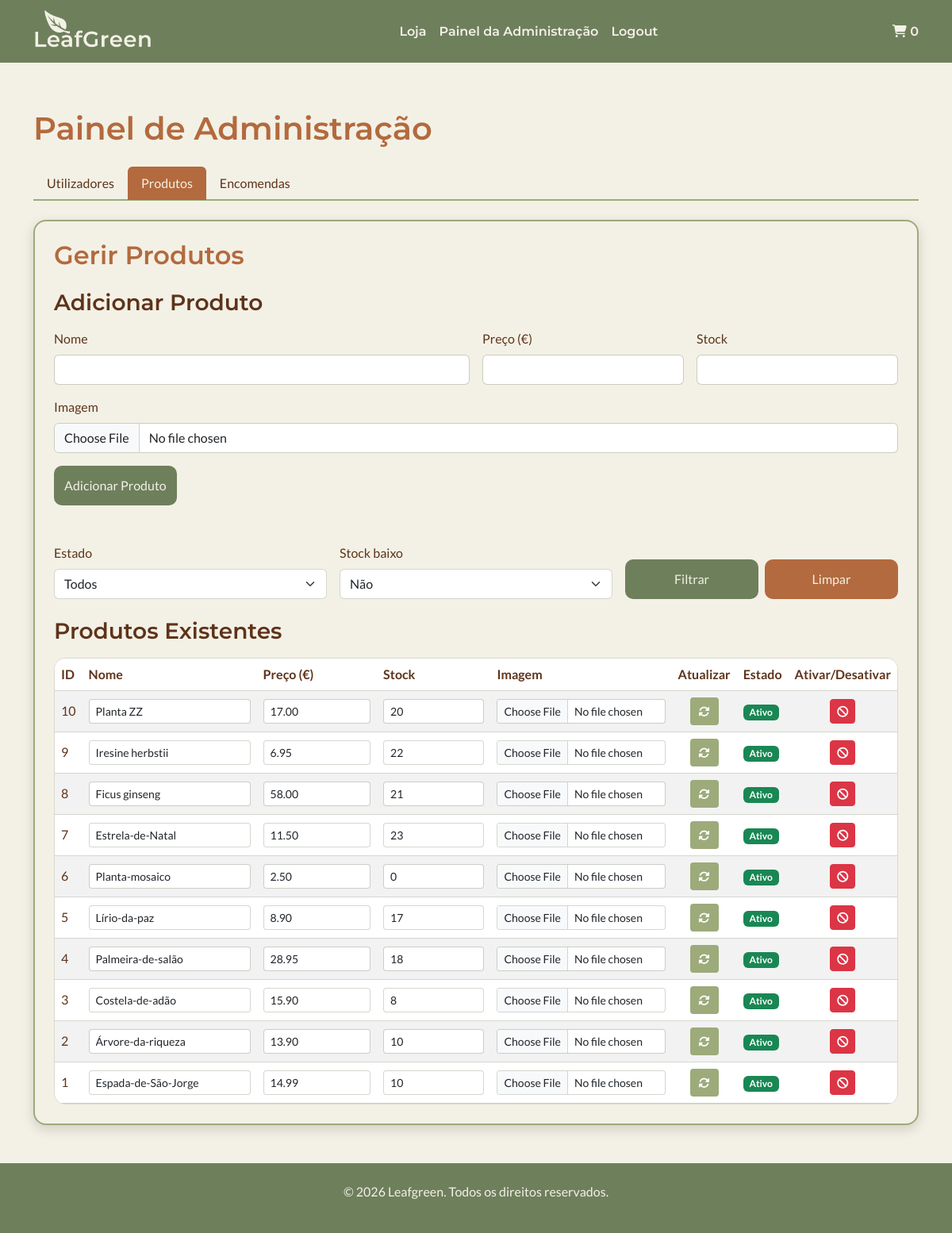
/dashboard.php?secao=products (signed in), run on the app's committed database.
### tables this page shows
CREATE TABLE `produtos` (
  `id_produto` int(11) NOT NULL,
  `nome` varchar(100) NOT NULL,
  `preco` decimal(10,2) NOT NULL,
  `stock` int(11) DEFAULT 0,
  `imagem` varchar(255) DEFAULT NULL,
  `ativo` tinyint(1) NOT NULL DEFAULT 1
);

### admin/manage_products.php (the view, shortened to what this page needs)
<?php
require_once __DIR__ . '/../includes/db_connection.php';
$sql = "SELECT * FROM produtos WHERE 1=1";
$params = [];
$sql .= " ORDER BY id_produto DESC";
$stmt = $pdo->prepare($sql);
$stmt->execute($params);
$produtos = $stmt->fetchAll(PDO::FETCH_ASSOC);
?>
<section class="ui_card p-4">
    <h2 class="mb-4">Gerir Produtos</h2>
    <h3 class="mb-3">Adicionar Produto</h3>
    <form action="actions/add_product.php" method="POST" enctype="multipart/form-data" class="row g-3 mb-5">
        <div class="col-md-6">
            <label class="form-label">Nome</label>
            <input type="text" name="nome" class="form-control form_input" required>
        </div>
        <div class="col-md-3">
            <label class="form-label">Preço (€)</label>
            <input type="number" step="0.01" name="preco" class="form-control form_input" min="0" required>
        </div>
        <div class="col-md-3">
            <label class="form-label">Stock</label>
            <input type="number" name="stock" class="form-control form_input" min="0" required>
        </div>
        <div class="col-md-12">
            <label class="form-label">Imagem</label>
            <input type="file" name="imagem" class="form-control form_input" accept="image/*">
        </div>
        <div class="col-12">
            <button type="submit" class="btn btn-success btn_update">
                Adicionar Produto
            </button>
        </div>
    </form>
    <form method="GET" class="row g-3 mb-4">
        <div class="col-md-4">
            <label class="form-label">Estado</label>
            <select name="ativo" class="form-select form_input">
                <option value="">Todos</option>
            </select>
        </div>
        <div class="col-md-4">
            <label class="form-label">Stock baixo</label>
            <select name="stock_baixo" class="form-select form_input">
                <option value="">Não</option>
            </select>
        </div>
        <div class="col-md-4 d-flex align-items-end gap-2">
            <button type="submit" class="btn btn-primary btn_update w-100">
                Filtrar
            </button>
            <a href="dashboard.php?secao=products" class="btn btn_finish w-100">
                Limpar
            </a>
        </div>
    </form>
    <h3 class="mb-3">Produtos Existentes</h3>
    <div class="table-responsive table_wrap">
        <table class="table table-striped align-middle">
            <thead>
                <tr>
                    <th>ID</th>
                    <th>Nome</th>
                    <th>Preço (€)</th>
                    <th>Stock</th>
                    <th>Imagem</th>
                    <th class="text-center">Atualizar</th>
                    <th>Estado</th>
                    <th class="text-center">Ativar/Desativar</th>
                </tr>
            </thead>
            <tbody>
                <?php foreach ($produtos as $produto): ?>
                    <tr>
                        <td><?= $produto['id_produto'] ?></td>
                        <form action="actions/update_product.php" method="POST" enctype="multipart/form-data">
                            <td class="col_nome">
                                <input type="text" name="nome"
                                    value="<?= htmlspecialchars($produto['nome']) ?>"
                                    class="form-control form-control-sm form_input" required>
                            </td>
                            <td>
                                <input type="number" step="0.01" name="preco"
                                    value="<?= htmlspecialchars($produto['preco']) ?>"
                                    class="form-control form-control-sm form_input" min="0" required>
                            </td>
                            <td>
                                <input type="number" name="stock"
                                    value="<?= htmlspecialchars($produto['stock']) ?>"
                                    class="form-control form-control-sm form_input" min="0" required>
                            </td>
                            <td>
                                <input type="file" name="imagem"
                                    class="form-control form-control-sm form_input" accept="image/*">
                            </td>
                            <td class="text-center">
                                <button type="submit" class="btn btn-sm btn-primary btn_update_dashboard" title="Atualizar">
                                    <i class="fas fa-sync-alt"></i>
                                </button>
                            </td>
                        </form>
                        <td>
                            <?php if ($produto['ativo'] == 1): ?>
                                <span class="badge bg-success">Ativo</span>
                            <?php else: ?>
                                <span class="badge bg-secondary">Inativo</span>
                            <?php endif; ?>
                        </td>
                        <td class="text-center">
                            <form action="actions/toggle_product.php"
                                method="POST"
                                style="display:inline-block;">
                                <?php if ($produto['ativo'] == 1): ?>
                                    <button type="submit" class="btn btn-sm btn-danger" title="Desativar">
                                        <i class="fas fa-ban"></i>
                                    </button>
                                <?php else: ?>
                                    <button type="submit" class="btn btn-sm btn-success btn_update_dashboard" title="Ativar">
                                        <i class="fas fa-check"></i>
                                    </button>
                                <?php endif; ?>
                            </form>
                        </td>
                    </tr>
                <?php endforeach; ?>
            </tbody>
        </table>
    </div>
</section>

### assets/css/style.css (style rules this page uses)
:root { --bg-main: #F3F1E6; --text-main: #5E331A; --primary: #B36A3E; --secondary: #6E7F5C; --accent: #9DAA7A; }
body { background-color: var(--bg-main); color: var(--text-main); font-family: 'Lato', Verdana, Arial, sans-serif; padding-top: 90px; display: flex; flex-direction: column; min-height: 100vh; }
html, body { height: 100%; }
h1, h2, h3, h4 { font-family: 'Montserrat', Helvetica, sans-serif; font-weight: 600; }
h1, h2 { color: var(--primary); }
h3 { color: var(--text-main); }
.btn_update { background-color: var(--secondary); color: var(--bg-main); border: 3px solid var(--secondary); border-radius: 10px; padding: 10px; transition: all 0.3s ease; }
.btn_update_dashboard { background-color: var(--accent); border: 3px solid var(--accent); transition: all 0.3s ease; }
.btn_finish { background-color: var(--primary); color: var(--bg-main); border: 3px solid var(--primary); border-radius: 10px; padding: 10px; transition: all 0.3s ease; }
.ui_card { padding: 30px; background-color: var(--bg-main); border-radius: 16px; border: 2px solid var(--accent); box-shadow: 0 5px 15px rgba(0,0,0,0.15); }
.form_input { border-color: color-mix(in srgb, var(--secondary) 30%, transparent); }
.table_wrap { border-radius: 14px; border: 1px solid rgba(0,0,0,0.1); }
.table_wrap table { margin-bottom: 0; }
.table_wrap th, .table_wrap td { color: var(--text-main); border-color: color-mix(in srgb, var(--secondary) 30%, transparent); }
.table td, .table th { white-space: nowrap; }
.col_nome { min-width: 220px; }

### data on the page
produtos: id_produto "10", nome "Planta ZZ", preco "17.00", stock "20", ativo "Ativo"
produtos: id_produto "9", nome "Iresine herbstii", preco "6.95", stock "22", ativo "Ativo"
produtos: id_produto "8", nome "Ficus ginseng", preco "58.00", stock "21", ativo "Ativo"
produtos: id_produto "7", nome "Estrela-de-Natal", preco "11.50", stock "23", ativo "Ativo"
produtos: id_produto "6", nome "Planta-mosaico", preco "2.50", stock "0", ativo "Ativo"
produtos: id_produto "5", nome "Lírio-da-paz", preco "8.90", stock "17", ativo "Ativo"
produtos: id_produto "4", nome "Palmeira-de-salão", preco "28.95", stock "18", ativo "Ativo"
produtos: id_produto "3", nome "Costela-de-adão", preco "15.90", stock "8", ativo "Ativo"
produtos: id_produto "2", nome "Árvore-da-riqueza", preco "13.90", stock "10", ativo "Ativo"
produtos: id_produto "1", nome "Espada-de-São-Jorge", preco "14.99", stock "10", ativo "Ativo"

### other printed values
$total_itens "0"
